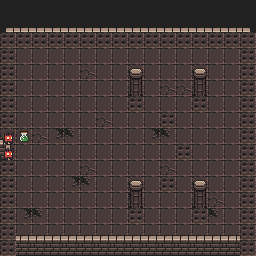

Below is a game level as drawn by its tile map, then a one-line description and the .tmx file that defines it, in full:
An orthogonal 16x16 tile map with 16x16 px tiles, 10 tile layers (Floor, Traps, Side_walls, Side_doors, ...), 3 tilesets.

<map version="1.10" tiledversion="1.11.2" orientation="orthogonal" renderorder="right-down" width="16" height="16" tilewidth="16" tileheight="16" infinite="0" nextlayerid="11" nextobjectid="1">
 <editorsettings>
  <export target="donjon1_room3/donjon1_room3.csv" format="csv" />
 </editorsettings>
 <tileset firstgid="1" source="Tilesets/0x72_DungeonTilesetII_v1.7.tsx" />
 <tileset firstgid="1025" source="Tilesets/atlas_walls_high-16x32.tsx" />
 <tileset firstgid="1217" source="Tilesets/atlas_walls_low-16x16.tsx" />
 <layer id="1" name="Floor" width="16" height="16">
  <data encoding="csv">
1250,1250,1250,1250,1250,1250,1250,1250,1250,1250,1250,1250,1250,1250,1250,1250,
1250,1250,1250,1250,1250,1250,1250,1250,1250,1250,1250,1250,1250,1250,1250,1250,
130,130,130,130,130,130,130,130,130,130,130,130,130,130,130,130,
130,130,130,130,130,130,130,130,130,130,130,130,130,130,130,130,
130,130,130,130,130,131,130,130,130,130,130,130,130,130,130,130,
130,130,130,130,130,130,130,130,130,130,131,131,131,130,130,130,
130,130,130,130,130,130,130,130,130,130,130,130,131,130,130,130,
130,130,130,130,130,130,131,130,130,130,130,130,130,130,130,130,
130,130,131,194,195,130,130,130,130,194,195,130,130,130,130,130,
130,130,130,130,130,130,130,130,130,130,130,130,130,130,130,130,
130,130,130,130,130,131,130,130,130,130,131,130,130,130,130,130,
130,130,130,130,194,195,130,130,130,130,130,130,130,130,130,130,
130,130,130,130,130,130,130,130,195,130,130,130,130,131,130,130,
130,194,195,130,130,130,130,130,130,130,130,130,194,195,130,130,
130,130,130,130,130,130,130,130,130,130,130,130,130,130,130,130,
1250,130,130,130,130,130,130,130,130,130,130,130,130,130,130,1250
</data>
 </layer>
 <layer id="6" name="Traps" width="16" height="16">
  <data encoding="csv">
0,0,0,0,0,0,0,0,0,0,0,0,0,0,0,0,
0,0,0,0,0,0,0,0,0,0,0,0,0,0,0,0,
0,0,0,0,0,0,0,0,0,0,0,0,0,0,0,0,
0,0,0,0,0,0,0,0,0,0,0,0,0,0,0,0,
0,0,0,0,0,0,0,0,0,0,0,0,0,0,0,0,
0,0,0,0,0,0,0,0,0,0,0,0,0,0,0,0,
0,0,0,0,0,0,0,0,0,0,0,0,0,0,0,0,
0,0,0,0,0,0,0,0,0,0,0,0,0,0,0,0,
0,0,0,0,0,0,0,0,0,0,0,0,0,0,0,0,
0,0,0,0,0,0,0,0,0,0,0,0,0,0,0,0,
0,0,0,0,0,0,0,0,0,0,0,0,0,0,0,0,
0,0,0,0,0,0,0,0,0,0,0,0,0,0,0,0,
0,0,0,0,0,0,0,0,0,0,0,0,0,0,0,0,
0,0,0,0,0,0,0,0,0,0,0,0,0,0,0,0,
0,0,0,0,0,0,0,0,0,0,0,0,0,0,0,0,
0,0,0,0,0,0,0,0,0,0,0,0,0,0,0,0
</data>
 </layer>
 <layer id="2" name="Side_walls" width="16" height="16">
  <data encoding="csv">
0,0,0,0,0,0,0,0,0,0,0,0,0,0,0,0,
0,0,0,0,0,0,0,0,0,0,0,0,0,0,0,0,
0,0,0,0,0,0,0,0,0,0,0,0,0,0,0,0,
1156,0,0,0,0,0,0,0,0,0,0,0,0,0,0,1105,
1156,0,0,0,0,0,0,0,0,0,0,0,0,0,0,1105,
1156,0,0,0,0,0,0,0,0,0,0,0,0,0,0,1105,
1156,0,0,0,0,0,0,0,0,0,0,0,0,0,0,1105,
0,0,0,0,0,0,0,0,0,0,0,0,0,0,0,1105,
0,0,0,0,0,0,0,0,0,0,0,0,0,0,0,1105,
1156,0,0,0,0,0,0,0,0,0,0,0,0,0,0,1105,
1156,0,0,0,0,0,0,0,0,0,0,0,0,0,0,1105,
1156,0,0,0,0,0,0,0,0,0,0,0,0,0,0,1105,
1156,0,0,0,0,0,0,0,0,0,0,0,0,0,0,1105,
1156,0,0,0,0,0,0,0,0,0,0,0,0,0,0,1105,
1156,0,0,0,0,0,0,0,0,0,0,0,0,0,0,1105,
0,0,0,0,0,0,0,0,0,0,0,0,0,0,0,0
</data>
 </layer>
 <layer id="3" name="Side_doors" width="16" height="16">
  <data encoding="csv">
0,0,0,0,0,0,0,0,0,0,0,0,0,0,0,0,
0,0,0,0,0,0,0,0,0,0,0,0,0,0,0,0,
0,0,0,0,0,0,0,0,0,0,0,0,0,0,0,0,
0,0,0,0,0,0,0,0,0,0,0,0,0,0,0,0,
0,0,0,0,0,0,0,0,0,0,0,0,0,0,0,0,
0,0,0,0,0,0,0,0,0,0,0,0,0,0,0,0,
1124,0,0,0,0,0,0,0,0,0,0,0,0,0,0,0,
1148,0,0,0,0,0,0,0,0,0,0,0,0,0,0,0,
1028,0,0,0,0,0,0,0,0,0,0,0,0,0,0,0,
1052,0,0,0,0,0,0,0,0,0,0,0,0,0,0,0,
0,0,0,0,0,0,0,0,0,0,0,0,0,0,0,0,
0,0,0,0,0,0,0,0,0,0,0,0,0,0,0,0,
0,0,0,0,0,0,0,0,0,0,0,0,0,0,0,0,
0,0,0,0,0,0,0,0,0,0,0,0,0,0,0,0,
0,0,0,0,0,0,0,0,0,0,0,0,0,0,0,0,
0,0,0,0,0,0,0,0,0,0,0,0,0,0,0,0
</data>
 </layer>
 <layer id="4" name="Front_walls" width="16" height="16">
  <data encoding="csv">
0,0,0,0,0,0,0,0,0,0,0,0,0,0,0,0,
1127,1178,1178,1178,1178,1178,1178,1178,1178,1178,1178,1178,1178,1178,1178,1126,
1151,1202,1202,1202,1202,1202,1202,1202,1202,1202,1202,1202,1202,1202,1202,1150,
0,0,0,0,0,0,0,0,0,0,0,0,0,0,0,0,
0,0,0,0,0,0,0,0,0,0,0,0,0,0,0,0,
0,0,0,0,0,0,0,0,0,0,0,0,0,0,0,0,
0,0,0,0,0,0,0,0,0,0,0,0,0,0,0,0,
0,0,0,0,0,0,0,0,0,0,0,0,0,0,0,0,
0,0,0,0,0,0,0,0,0,0,0,0,0,0,0,0,
0,0,0,0,0,0,0,0,0,0,0,0,0,0,0,0,
0,0,0,0,0,0,0,0,0,0,0,0,0,0,0,0,
0,0,0,0,0,0,0,0,0,0,0,0,0,0,0,0,
0,0,0,0,0,0,0,0,0,0,0,0,0,0,0,0,
0,0,0,0,0,0,0,0,0,0,0,0,0,0,0,0,
1122,1178,1178,1178,1178,1178,1178,1178,1178,1178,1178,1178,1178,1178,1178,1124,
1146,1202,1202,1202,1202,1202,1202,1202,1202,1202,1202,1202,1202,1202,1202,1148
</data>
 </layer>
 <layer id="5" name="Front_doors" width="16" height="16">
  <data encoding="csv">
0,0,0,0,0,0,1161,0,0,0,0,0,0,0,0,0,
0,0,0,0,0,0,0,0,0,0,0,0,0,0,0,0,
0,0,0,0,0,0,0,0,0,0,0,0,0,0,0,0,
0,0,0,0,0,0,0,0,0,0,0,0,0,0,0,0,
0,0,0,0,0,0,0,0,0,0,0,0,0,0,0,0,
0,0,0,0,0,0,0,0,0,0,0,0,0,0,0,0,
0,0,0,0,0,0,0,0,0,0,0,0,0,0,0,0,
0,0,0,0,0,0,0,0,0,0,0,0,0,0,0,0,
0,0,0,0,0,0,0,0,0,0,0,0,0,0,0,0,
0,0,0,0,0,0,0,0,0,0,0,0,0,0,0,0,
0,0,0,0,0,0,0,0,0,0,0,0,0,0,0,0,
0,0,0,0,0,0,0,0,0,0,0,0,0,0,0,0,
0,0,0,0,0,0,0,0,0,0,0,0,0,0,0,0,
0,0,0,0,0,0,0,0,0,0,0,0,0,0,0,0,
0,0,0,0,0,0,0,0,0,0,0,0,0,0,0,0,
0,0,0,0,0,0,0,0,0,0,0,0,0,0,0,0
</data>
 </layer>
 <layer id="7" name="Decorations" width="16" height="16">
  <data encoding="csv">
0,0,0,0,0,0,0,0,0,0,0,0,0,0,0,0,
0,0,0,0,0,0,0,0,0,0,0,0,0,0,0,0,
0,66,0,0,0,0,66,0,0,0,66,0,0,0,66,0,
0,0,0,0,0,0,0,0,0,0,0,0,0,0,0,0,
0,0,0,0,0,0,0,0,0,0,0,0,0,0,0,0,
0,0,0,0,0,0,0,0,0,0,0,0,0,0,0,0,
0,0,0,0,0,0,0,0,0,0,0,0,0,0,0,0,
0,0,0,0,0,0,0,0,0,0,0,0,0,0,0,0,
0,0,0,0,0,0,0,0,0,0,0,0,0,0,0,0,
0,0,0,0,0,0,0,0,0,0,0,0,0,0,0,0,
0,0,0,0,0,0,0,0,0,0,0,0,0,0,0,0,
0,0,0,0,0,0,0,0,0,0,0,0,0,0,0,0,
0,0,0,0,0,0,0,0,0,0,0,0,0,0,0,0,
0,0,0,0,0,0,0,0,0,0,0,0,0,0,0,0,
0,0,0,0,0,0,0,0,0,0,0,0,0,0,0,0,
0,0,0,0,0,0,0,0,0,0,0,0,0,0,0,0
</data>
 </layer>
 <layer id="9" name="Chests" width="16" height="16">
  <data encoding="csv">
0,0,0,0,0,0,0,0,0,0,0,0,0,0,0,0,
0,0,0,0,0,0,0,0,0,0,0,0,0,0,0,0,
0,0,0,0,0,0,0,0,0,0,0,0,0,0,0,0,
0,0,0,0,0,0,0,0,0,0,0,0,0,0,0,0,
0,0,0,0,0,0,0,0,0,0,0,0,0,0,0,0,
0,0,0,0,0,0,0,0,0,0,0,0,0,0,0,0,
0,0,0,0,0,0,0,0,0,0,0,0,0,0,0,0,
0,0,0,0,0,0,0,0,0,0,852,0,0,0,0,0,
0,0,0,0,0,0,0,0,0,0,0,0,0,0,0,0,
0,0,0,0,0,0,0,0,0,0,0,852,0,0,0,0,
0,0,0,0,0,0,0,0,0,0,0,0,0,0,0,0,
0,0,0,0,0,0,0,0,0,0,852,0,0,0,0,0,
0,0,0,0,0,0,0,0,0,0,0,0,0,0,0,0,
0,0,0,0,0,0,0,0,0,0,0,0,0,0,0,0,
0,0,0,0,0,0,0,0,0,0,0,0,0,0,0,0,
0,0,0,0,0,0,0,0,0,0,0,0,0,0,0,0
</data>
 </layer>
 <layer id="8" name="Pillar" width="16" height="16">
  <data encoding="csv">
0,0,0,0,0,0,0,0,0,0,0,0,0,0,0,0,
0,0,0,0,0,0,0,0,0,0,0,0,0,0,0,0,
0,0,0,0,0,0,0,0,0,0,0,0,0,0,0,0,
0,0,0,0,0,0,0,0,0,0,0,0,0,0,0,0,
0,0,0,0,0,0,0,0,166,0,0,0,166,0,0,0,
0,0,0,0,0,0,0,0,198,0,0,0,198,0,0,0,
0,0,0,0,0,0,0,0,230,0,0,0,230,0,0,0,
0,0,0,0,0,0,0,0,0,0,0,0,0,0,0,0,
0,0,0,0,0,0,0,0,0,0,0,0,0,0,0,0,
0,0,0,0,0,0,0,0,0,0,0,0,0,0,0,0,
0,0,0,0,0,0,0,0,0,0,0,0,0,0,0,0,
0,0,0,0,0,0,0,0,166,0,0,0,166,0,0,0,
0,0,0,0,0,0,0,0,198,0,0,0,198,0,0,0,
0,0,0,0,0,0,0,0,230,0,0,0,230,0,0,0,
0,0,0,0,0,0,0,0,0,0,0,0,0,0,0,0,
0,0,0,0,0,0,0,0,0,0,0,0,0,0,0,0
</data>
 </layer>
 <layer id="10" name="Collisions" width="16" height="16">
  <data encoding="csv">
0,0,0,0,0,0,0,0,0,0,0,0,0,0,0,0,
0,0,0,0,0,0,0,0,0,0,0,0,0,0,0,0,
386,386,386,386,386,386,386,386,386,386,386,386,386,386,386,386,
386,0,0,0,0,0,0,0,0,0,0,0,0,0,0,386,
386,0,0,0,0,0,0,0,0,0,0,0,0,0,0,386,
386,0,0,0,0,0,0,0,0,0,0,0,0,0,0,386,
386,0,0,0,0,0,0,0,386,0,0,0,386,0,0,386,
386,0,0,0,0,0,0,0,0,0,386,0,0,0,0,386,
152,693,0,0,0,0,0,0,0,0,0,0,0,0,0,386,
152,0,0,0,0,0,0,0,0,0,0,386,0,0,0,386,
386,0,0,0,0,0,0,0,0,0,0,0,0,0,0,386,
386,0,0,0,0,0,0,0,0,0,386,0,0,0,0,386,
386,0,0,0,0,0,0,0,0,0,0,0,0,0,0,386,
386,0,0,0,0,0,0,0,386,0,0,0,386,0,0,386,
386,0,0,0,0,0,0,0,0,0,0,0,0,0,0,386,
386,0,0,0,0,0,0,0,0,0,0,0,0,0,0,386
</data>
 </layer>
</map>
